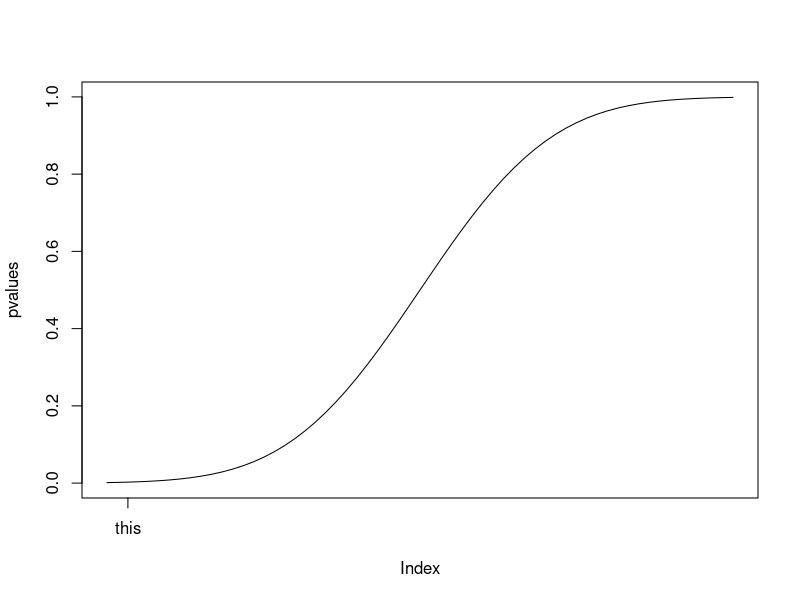

This chart was generated by the following R code: (Note: this script raises an error after producing the figure.)
zscore<-seq(-3,3,0.1)
pvalues<-pnorm(zscore)
plot(pvalues,type="l",xaxt="n")



oo<-rep(F,length(zscore))
oo[3]<-T
axis(1,at=which(oo),label="this")



which(z_scores==Inf)
which(z_scores==-Inf)


which(z_scores==NA)
NA==NA
NA==0
NA==Inf
NA=="dd"
is.na(z_scores)
c1<-z_scores[which(!is.na(z_scores))]

c2<-z_scores[!is.na(z_scores)]